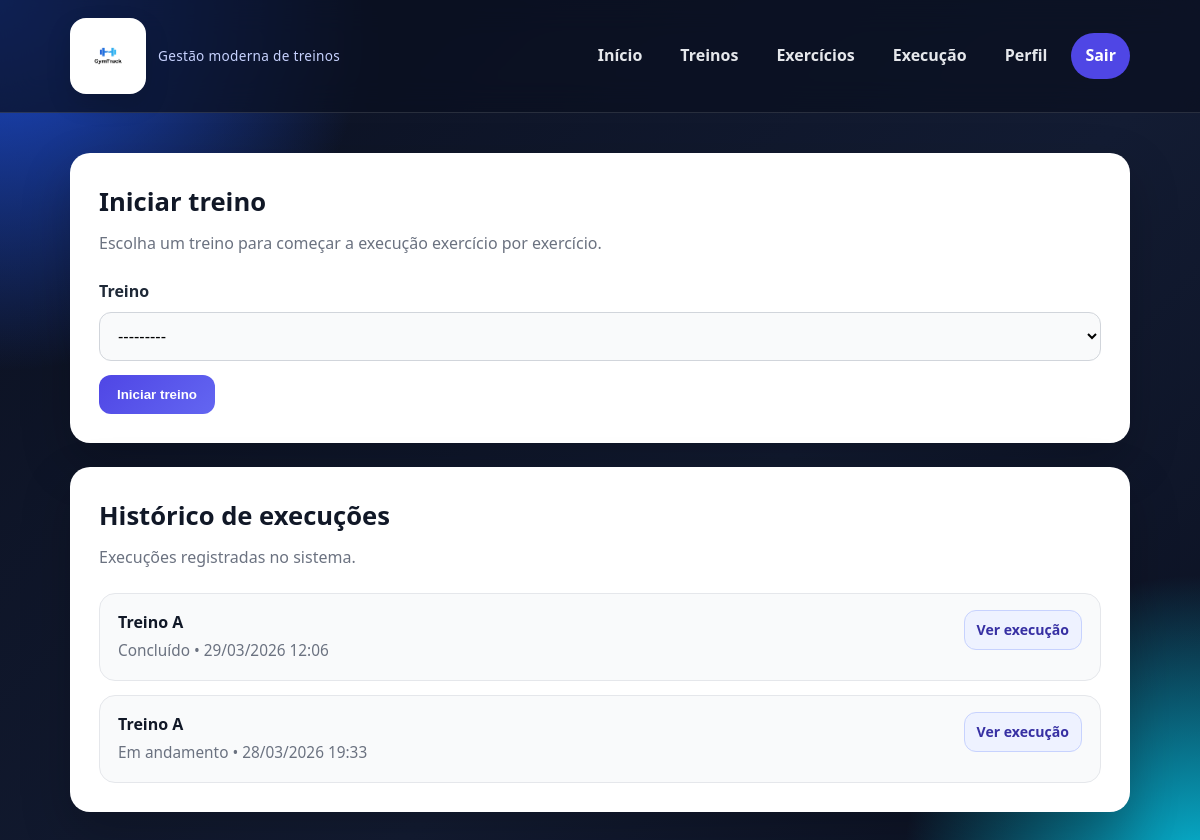
/execucao/ (signed in), run on an earlier commit of the app's database.
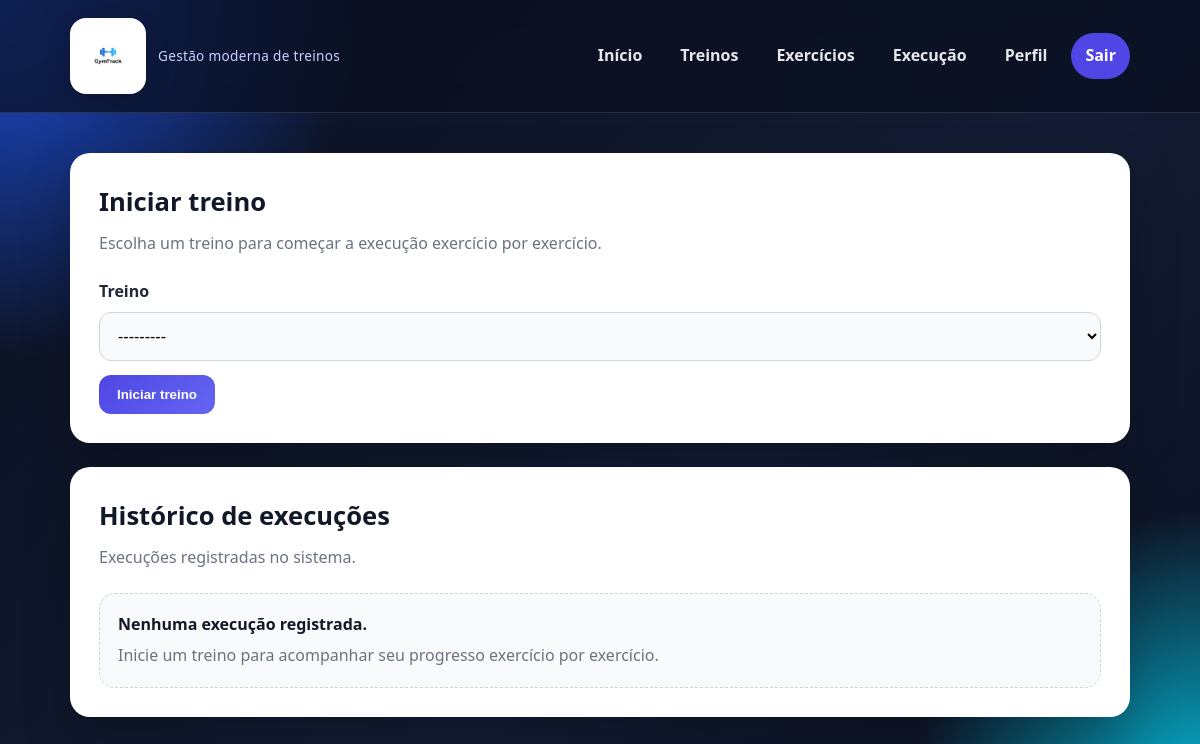
And on a later commit of the database.
### core/models.py (models this page shows, shortened)
class ExecucaoTreino(models.Model):
    STATUS_CHOICES = [
        ('em_andamento', 'Em andamento'),
        ('concluido', 'Concluído'),
    ]
    treino = models.ForeignKey(Treino, on_delete=models.CASCADE, related_name='execucoes')
    data_execucao = models.DateTimeField(auto_now_add=True)
    status = models.CharField(max_length=20, choices=STATUS_CHOICES, default='em_andamento')

class Treino(models.Model):
    usuario = models.ForeignKey(User, on_delete=models.CASCADE)
    nome = models.CharField(max_length=100)
    def __str__(self):
        return self.nome

### core/views.py (the view)
# urls.py: path('execucao/', views.execucao_view, name='execucao'),
@login_required
def execucao_view(request):
    if request.method == 'POST':
        form = ExecucaoTreinoForm(request.POST)
        form.fields['treino'].queryset = Treino.objects.filter(usuario=request.user).order_by('-id')
        if form.is_valid():
            treino = form.cleaned_data['treino']
            if treino.usuario != request.user:
                messages.error(request, 'Você não tem permissão para iniciar este treino.')
                return redirect('execucao')
            execucao = ExecucaoTreino.objects.create(
                treino=treino,
                status='em_andamento'
            )
            for exercicio in treino.exercicios.all():
                ExecucaoExercicio.objects.create(
                    execucao=execucao,
                    exercicio=exercicio
                )
            messages.success(request, 'Treino iniciado com sucesso!')
            return redirect('execucao_detalhe', execucao_id=execucao.id)
        else:
            for errors in form.errors.values():
                for error in errors:
                    messages.error(request, error)
    else:
        form = ExecucaoTreinoForm()
        form.fields['treino'].queryset = Treino.objects.filter(usuario=request.user).order_by('-id')
    execucoes = ExecucaoTreino.objects.select_related('treino').filter(
        treino__usuario=request.user
    ).order_by('-id')
    return render(request, 'core/execucao.html', {
        'form': form,
        'execucoes': execucoes
    })

### core/forms.py (shortened to what this page needs)
class ExecucaoTreinoForm(forms.ModelForm):
    class Meta:
        model = ExecucaoTreino
        fields = ['treino']
        labels = {
            'treino': 'Treino',
        }

### core/templates/core/execucao.html (shortened to what this page needs)
{% extends 'core/base.html' %}
{% block content %}
<section class="page-grid">
    <div class="content-card">
        <h2 class="section-title">Iniciar treino</h2>
        <p class="section-subtitle">
            Escolha um treino para começar a execução exercício por exercício.
        </p>
        <form method="post" class="submit-once-form">
            <div class="form-grid">
                <div class="form-group full">
                    <label for="{{ form.treino.id_for_label }}">Treino</label>
                    {{ form.treino }}
                </div>
            </div>
            <div class="form-actions">
                <button type="submit" class="btn btn-primary submit-btn" data-loading-text="Iniciando...">
                    Iniciar treino
                </button>
            </div>
        </form>
    </div>
    <div class="list-card">
        <h3 class="section-title">Histórico de execuções</h3>
        <p class="section-subtitle">Execuções registradas no sistema.</p>
        {% if execucoes %}
            <ul class="items-list">
                {% for execucao in execucoes %}
                    <li class="item">
                        <div>
                            <strong>{{ execucao.treino.nome }}</strong>
                            <span>
                                {{ execucao.get_status_display }} •
                                {{ execucao.data_execucao|date:"d/m/Y H:i" }}
                            </span>
                        </div>
                        <a href="{% url 'execucao_detalhe' execucao.id %}" class="btn btn-secondary btn-sm">
                            Ver execução
                        </a>
                    </li>
                {% endfor %}
            </ul>
        {% else %}
            <div class="empty-state">
                <strong>Nenhuma execução registrada.</strong>
                Inicie um treino para acompanhar seu progresso exercício por exercício.
            </div>
        {% endif %}
    </div>
</section>
{% endblock %}

What changed in the data, as far as the page shows it:
removed ExecucaoTreino: treino.nome "Treino A", status "Concluído", data_execucao "29/03/2026 12:06"
removed ExecucaoTreino: treino.nome "Treino A", status "Em andamento", data_execucao "28/03/2026 19:33"
Also different on the page:
text now shown: "Nenhuma execução registrada. Inicie um treino para acompanhar seu progresso exercício por exercício."
